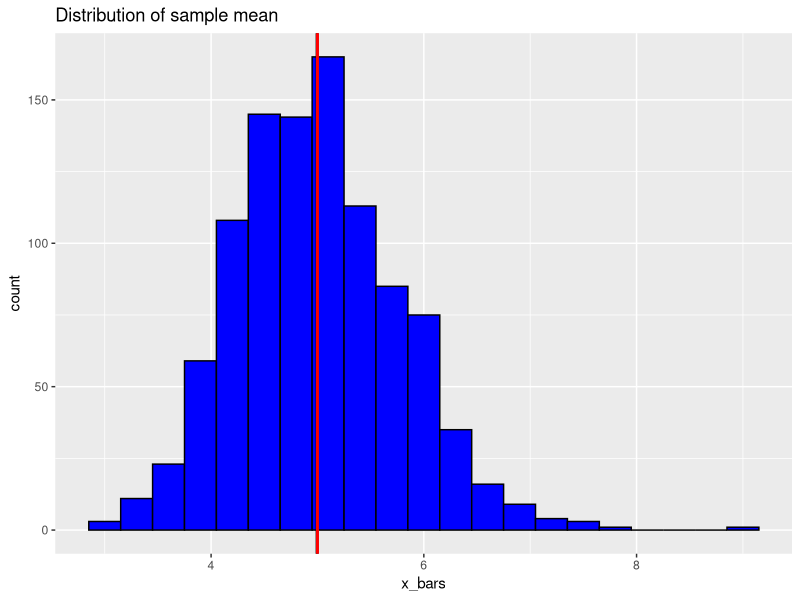
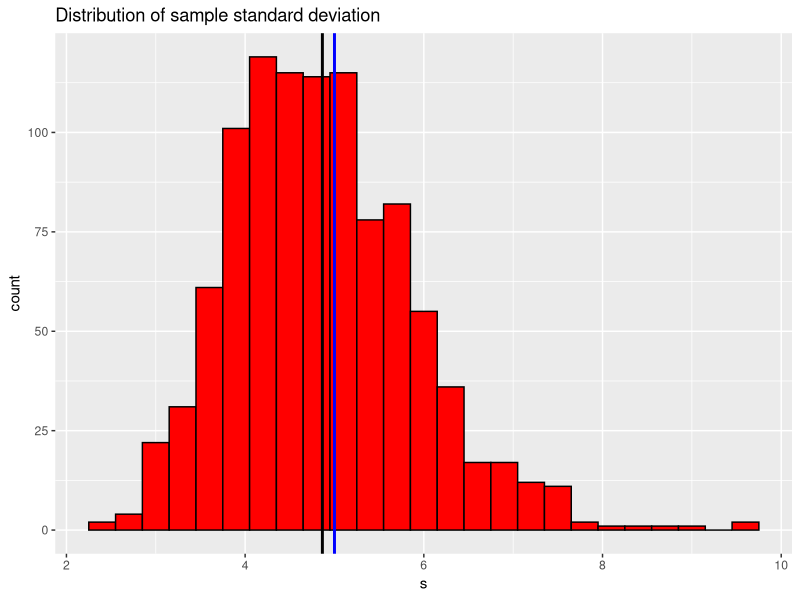
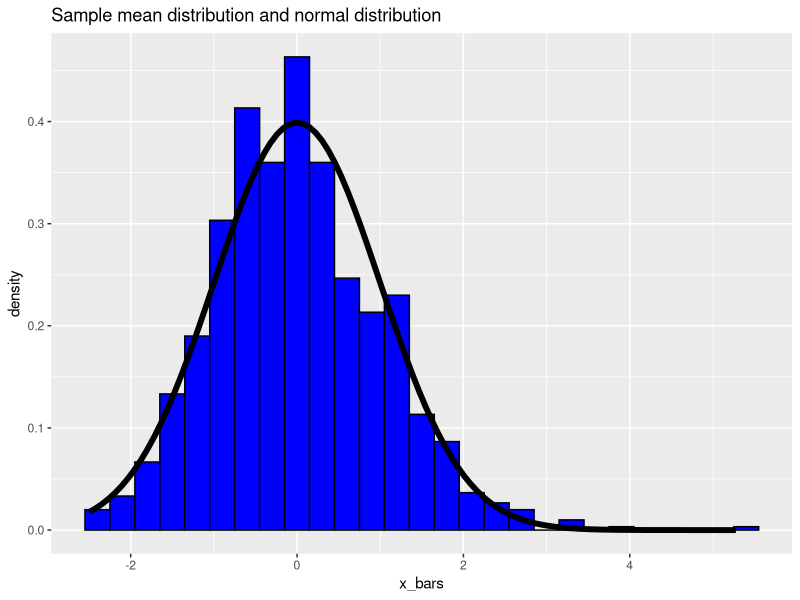

Source code (R) for these figures, in order:
## ---- chunk 1
x_bars = sapply(1:1000,function(x) mean(rexp(40,0.2)))
library(ggplot2)
x_bars = data.frame(x_bars)
s = sapply(1:1000,function(x) sd(rexp(40,0.2)))
s = data.frame(s)
## ---- chunk 2
g = ggplot(x_bars,aes(x_bars))
mu_est = mean(x_bars$x_bars)
diff = abs(mu_est-5)
g+geom_histogram(binwidth = 0.3,fill = "blue",color = "black")+geom_vline(xintercept = mu_est,size = 1)+geom_vline(xintercept = 5,size = 1,col = "red")+labs(title = "Distribution of sample mean")
## ---- chunk 3
g = ggplot(s,aes(s))
sd_est = mean(s$s)
diff2 = abs(sd_est-5)
g + geom_histogram(binwidth = 0.3,color = "black",fill = "red") + geom_vline(xintercept = 5,color = "blue",size = 1) + geom_vline(xintercept = mean(s$s),size = 1)+labs(title = "Distribution of sample standard deviation")
## ---- chunk 4
x_sn = (x_bars-mu_est)/sd(x_bars$x_bars)
g = ggplot(x_sn,aes(x = x_bars))
g+geom_histogram(aes(y = ..density..),binwidth = 0.3,color = "black",fill = "blue")+stat_function(fun = dnorm,args = list(mean = mean(x_sn$x_bars),sd = sd(x_sn$x_bars)),size = 2)+labs(title = "Sample mean distribution and normal distribution")
